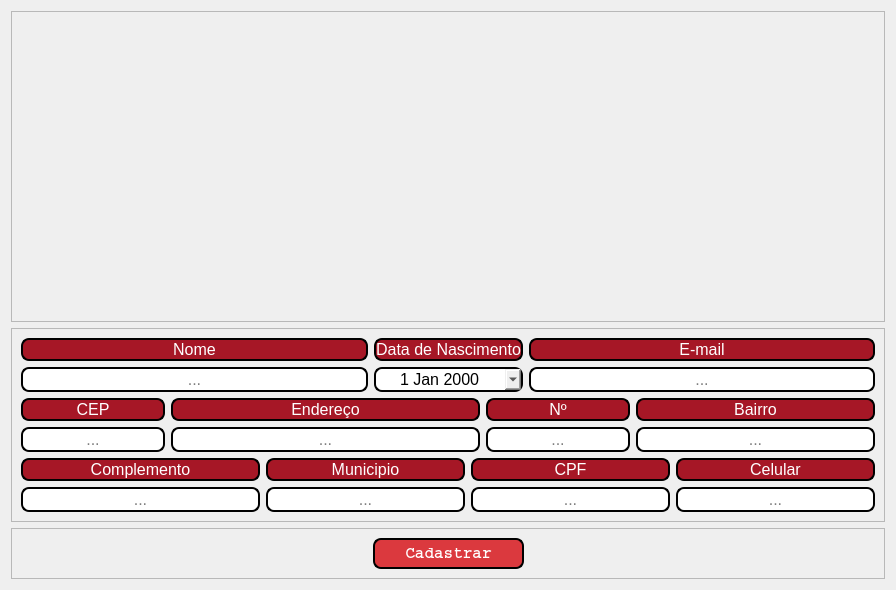
      <widget class="QWidget" name="cadastro">
       <layout class="QVBoxLayout" name="verticalLayout_16">
        <item>
         <widget class="QFrame" name="frame_4">
          <property name="sizePolicy">
           <sizepolicy hsizetype="Preferred" vsizetype="Preferred">
            <horstretch>0</horstretch>
            <verstretch>0</verstretch>
           </sizepolicy>
          </property>
          <property name="frameShape">
           <enum>QFrame::StyledPanel</enum>
          </property>
          <property name="frameShadow">
           <enum>QFrame::Raised</enum>
          </property>
          <layout class="QHBoxLayout" name="horizontalLayout_7">
           <item>
            <widget class="QLabel" name="label_5">
             <property name="minimumSize">
              <size>
               <width>291</width>
               <height>291</height>
              </size>
             </property>
             <property name="maximumSize">
              <size>
               <width>291</width>
               <height>291</height>
              </size>
             </property>
             <property name="text">
              <string/>
             </property>
             <property name="pixmap">
              <pixmap>logo2.png</pixmap>
             </property>
             <property name="scaledContents">
              <bool>true</bool>
             </property>
            </widget>
           </item>
           <item>
            <widget class="QLabel" name="label_4">
             <property name="maximumSize">
              <size>
               <width>16777215</width>
               <height>111</height>
              </size>
             </property>
             <property name="text">
              <string/>
             </property>
             <property name="pixmap">
              <pixmap>NOVO_CLIENTE.png</pixmap>
             </property>
             <property name="scaledContents">
              <bool>true</bool>
             </property>
            </widget>
           </item>
          </layout>
         </widget>
        </item>
        <item>
         <widget class="QFrame" name="frame_3">
          <property name="sizePolicy">
           <sizepolicy hsizetype="Preferred" vsizetype="Preferred">
            <horstretch>0</horstretch>
            <verstretch>0</verstretch>
           </sizepolicy>
          </property>
          <property name="frameShape">
           <enum>QFrame::StyledPanel</enum>
          </property>
          <property name="frameShadow">
           <enum>QFrame::Raised</enum>
          </property>
          <layout class="QVBoxLayout" name="verticalLayout_11">
           <item>
            <layout class="QHBoxLayout" name="horizontalLayout_5">
             <item>
              <layout class="QVBoxLayout" name="verticalLayout_15">
               <item>
                <widget class="QLabel" name="label_17">
                 <property name="font">
                  <font>
                   <pointsize>12</pointsize>
                  </font>
                 </property>
                 <property name="styleSheet">
                  <string notr="true">background-color: rgb(166, 23, 38);
border-radius: 8px;
color: rgb(255, 255, 255);
border-width: 2px;
border-color: black;
border-style: solid;
display: inline-block;</string>
                 </property>
                 <property name="text">
                  <string>Nome</string>
                 </property>
                 <property name="alignment">
                  <set>Qt::AlignCenter</set>
                 </property>
                </widget>
               </item>
               <item>
                <widget class="QLineEdit" name="le_nome">
                 <property name="minimumSize">
                  <size>
                   <width>309</width>
                   <height>21</height>
                  </size>
                 </property>
                 <property name="font">
                  <font>
                   <pointsize>12</pointsize>
                  </font>
                 </property>
                 <property name="styleSheet">
                  <string notr="true">border-width: 2px;
border-color: black;
border-style: solid;
display: inline-block;
border-radius: 8px</string>
                 </property>
                 <property name="alignment">
                  <set>Qt::AlignCenter</set>
                 </property>
                 <property name="placeholderText">
                  <string>...</string>
                 </property>
                </widget>
               </item>
              </layout>
             </item>
             <item>
              <layout class="QVBoxLayout" name="verticalLayout_8">
               <item>
                <widget class="QLabel" name="label_18">
                 <property name="font">
                  <font>
                   <pointsize>12</pointsize>
                  </font>
                 </property>
                 <property name="styleSheet">
                  <string notr="true">background-color: rgb(166, 23, 38);
border-radius: 8px;
color: rgb(255, 255, 255);
border-width: 2px;
border-color: black;
border-style: solid;
display: inline-block;</string>
                 </property>
                 <property name="text">
                  <string>Data de Nascimento</string>
                 </property>
                 <property name="alignment">
                  <set>Qt::AlignCenter</set>
                 </property>
                </widget>
               </item>
               <item>
                <widget class="QDateEdit" name="le_nascimento">
                 <property name="font">
                  <font>
                   <pointsize>12</pointsize>
                  </font>
                 </property>
                 <property name="styleSheet">
                  <string notr="true">border-width: 2px;
border-color: black;
border-style: solid;
display: inline-block;
border-radius: 8px</string>
                 </property>
                 <property name="alignment">
                  <set>Qt::AlignCenter</set>
                 </property>
                 <property name="calendarPopup">
                  <bool>true</bool>
                 </property>
                </widget>
               </item>
              </layout>
             </item>
             <item>
              <layout class="QVBoxLayout" name="verticalLayout_17">
               <item>
                <widget class="QLabel" name="label_19">
                 <property name="font">
                  <font>
                   <pointsize>12</pointsize>
                  </font>
                 </property>
                 <property name="styleSheet">
                  <string notr="true">background-color: rgb(166, 23, 38);
border-radius: 8px;
color: rgb(255, 255, 255);
border-width: 2px;
border-color: black;
border-style: solid;
display: inline-block;</string>
                 </property>
                 <property name="text">
                  <string>E-mail</string>
                 </property>
                 <property name="alignment">
                  <set>Qt::AlignCenter</set>
                 </property>
                </widget>
               </item>
               <item>
                <widget class="QLineEdit" name="le_email">
                 <property name="minimumSize">
                  <size>
                   <width>289</width>
                   <height>21</height>
                  </size>
                 </property>
                 <property name="font">
                  <font>
                   <pointsize>12</pointsize>
                  </font>
                 </property>
                 <property name="styleSheet">
                  <string notr="true">border-width: 2px;
border-color: black;
border-style: solid;
display: inline-block;
border-radius: 8px</string>
                 </property>
                 <property name="alignment">
                  <set>Qt::AlignCenter</set>
                 </property>
                 <property name="placeholderText">
                  <string>...</string>
                 </property>
                </widget>
               </item>
              </layout>
             </item>
            </layout>
           </item>
           <item>
            <layout class="QHBoxLayout" name="horizontalLayout_6">
             <item>
              <layout class="QVBoxLayout" name="verticalLayout_10">
               <item>
                <widget class="QLabel" name="label_30">
                 <property name="font">
                  <font>
                   <pointsize>12</pointsize>
                  </font>
                 </property>
                 <property name="styleSheet">
                  <string notr="true">background-color: rgb(166, 23, 38);
border-radius: 8px;
color: rgb(255, 255, 255);
border-width: 2px;
border-color: black;
border-style: solid;
display: inline-block;</string>
                 </property>
                 <property name="text">
                  <string>CEP</string>
                 </property>
                 <property name="alignment">
                  <set>Qt::AlignCenter</set>
                 </property>
                </widget>
               </item>
               <item>
                <widget class="QLineEdit" name="le_cep">
                 <property name="minimumSize">
                  <size>
                   <width>140</width>
                   <height>21</height>
                  </size>
                 </property>
                 <property name="font">
                  <font>
                   <pointsize>12</pointsize>
                  </font>
                 </property>
                 <property name="styleSheet">
                  <string notr="true">border-width: 2px;
border-color: black;
border-style: solid;
display: inline-block;
border-radius: 8px</string>
                 </property>
                 <property name="alignment">
                  <set>Qt::AlignCenter</set>
                 </property>
                 <property name="placeholderText">
                  <string>...</string>
                 </property>
                </widget>
               </item>
              </layout>
             </item>
             <item>
              <layout class="QVBoxLayout" name="verticalLayout_18">
               <item>
                <widget class="QLabel" name="label_20">
                 <property name="font">
                  <font>
                   <pointsize>12</pointsize>
                  </font>
                 </property>
                 <property name="styleSheet">
                  <string notr="true">background-color: rgb(166, 23, 38);
border-radius: 8px;
color: rgb(255, 255, 255);
border-width: 2px;
border-color: black;
border-style: solid;
display: inline-block;</string>
                 </property>
                 <property name="text">
                  <string>Endereço</string>
                 </property>
                 <property name="alignment">
                  <set>Qt::AlignCenter</set>
                 </property>
                </widget>
               </item>
               <item>
                <widget class="QLineEdit" name="le_endereo">
                 <property name="minimumSize">
                  <size>
                   <width>309</width>
                   <height>21</height>
                  </size>
                 </property>
                 <property name="font">
                  <font>
                   <pointsize>12</pointsize>
                  </font>
                 </property>
                 <property name="styleSheet">
                  <string notr="true">border-width: 2px;
border-color: black;
border-style: solid;
display: inline-block;
border-radius: 8px</string>
                 </property>
                 <property name="alignment">
                  <set>Qt::AlignCenter</set>
                 </property>
                 <property name="placeholderText">
                  <string>...</string>
                 </property>
                </widget>
               </item>
              </layout>
             </item>
             <item>
              <layout class="QVBoxLayout" name="verticalLayout">
               <item>
                <widget class="QLabel" name="label_23">
                 <property name="minimumSize">
                  <size>
                   <width>81</width>
                   <height>23</height>
                  </size>
                 </property>
                 <property name="font">
                  <font>
                   <pointsize>12</pointsize>
                  </font>
                 </property>
                 <property name="styleSheet">
                  <string notr="true">background-color: rgb(166, 23, 38);
border-radius: 8px;
color: rgb(255, 255, 255);
border-width: 2px;
border-color: black;
border-style: solid;
display: inline-block;</string>
                 </property>
                 <property name="text">
                  <string>Nº</string>
                 </property>
                 <property name="alignment">
                  <set>Qt::AlignCenter</set>
                 </property>
                </widget>
               </item>
               <item>
                <widget class="QLineEdit" name="le_numero">
                 <property name="minimumSize">
                  <size>
                   <width>81</width>
                   <height>25</height>
                  </size>
                 </property>
                 <property name="font">
                  <font>
                   <pointsize>12</pointsize>
                  </font>
                 </property>
                 <property name="styleSheet">
                  <string notr="true">border-width: 2px;
border-color: black;
border-style: solid;
display: inline-block;
border-radius: 8px</string>
                 </property>
                 <property name="alignment">
                  <set>Qt::AlignCenter</set>
                 </property>
                 <property name="placeholderText">
                  <string>...</string>
                 </property>
                </widget>
               </item>
              </layout>
             </item>
             <item>
              <layout class="QVBoxLayout" name="verticalLayout_25">
               <item>
                <widget class="QLabel" name="label_27">
                 <property name="font">
                  <font>
                   <pointsize>12</pointsize>
                  </font>
                 </property>
                 <property name="styleSheet">
                  <string notr="true">background-color: rgb(166, 23, 38);
border-radius: 8px;
color: rgb(255, 255, 255);
border-width: 2px;
border-color: black;
border-style: solid;
display: inline-block;</string>
                 </property>
                 <property name="text">
                  <string>Bairro</string>
                 </property>
                 <property name="alignment">
                  <set>Qt::AlignCenter</set>
                 </property>
                </widget>
               </item>
               <item>
                <widget class="QLineEdit" name="le_bairro">
                 <property name="minimumSize">
                  <size>
                   <width>239</width>
                   <height>21</height>
                  </size>
                 </property>
                 <property name="font">
                  <font>
                   <pointsize>12</pointsize>
                  </font>
                 </property>
                 <property name="styleSheet">
                  <string notr="true">border-width: 2px;
border-color: black;
border-style: solid;
display: inline-block;
border-radius: 8px</string>
                 </property>
                 <property name="alignment">
                  <set>Qt::AlignCenter</set>
                 </property>
                 <property name="placeholderText">
                  <string>...</string>
                 </property>
                </widget>
               </item>
              </layout>
             </item>
            </layout>
           </item>
           <item>
            <layout class="QHBoxLayout" name="horizontalLayout_8">
             <item>
              <layout class="QVBoxLayout" name="verticalLayout_22">
               <item>
                <widget class="QLabel" name="label_25">
                 <property name="font">
                  <font>
                   <pointsize>12</pointsize>
                  </font>
                 </property>
                 <property name="styleSheet">
                  <string notr="true">background-color: rgb(166, 23, 38);
border-radius: 8px;
color: rgb(255, 255, 255);
border-width: 2px;
border-color: black;
border-style: solid;
display: inline-block;</string>
                 </property>
                 <property name="text">
                  <string>Complemento</string>
                 </property>
                 <property name="alignment">
                  <set>Qt::AlignCenter</set>
                 </property>
                </widget>
               </item>
               <item>
                <widget class="QLineEdit" name="le_complemento">
                 <property name="minimumSize">
                  <size>
                   <width>239</width>
                   <height>21</height>
                  </size>
                 </property>
                 <property name="font">
                  <font>
                   <pointsize>12</pointsize>
                  </font>
                 </property>
                 <property name="styleSheet">
                  <string notr="true">border-width: 2px;
border-color: black;
border-style: solid;
display: inline-block;
border-radius: 8px</string>
                 </property>
                 <property name="alignment">
                  <set>Qt::AlignCenter</set>
                 </property>
                 <property name="placeholderText">
                  <string>...</string>
                 </property>
                </widget>
               </item>
              </layout>
             </item>
             <item>
              <layout class="QVBoxLayout" name="verticalLayout_19">
               <item>
                <widget class="QLabel" name="label_21">
                 <property name="font">
                  <font>
                   <pointsize>12</pointsize>
                  </font>
                 </property>
                 <property name="styleSheet">
                  <string notr="true">background-color: rgb(166, 23, 38);
border-radius: 8px;
color: rgb(255, 255, 255);
border-width: 2px;
border-color: black;
border-style: solid;
display: inline-block;</string>
                 </property>
                 <property name="text">
                  <string>Municipio</string>
                 </property>
                 <property name="alignment">
                  <set>Qt::AlignCenter</set>
                 </property>
                </widget>
               </item>
               <item>
                <widget class="QLineEdit" name="le_municipio">
                 <property name="minimumSize">
                  <size>
                   <width>140</width>
                   <height>21</height>
                  </size>
                 </property>
                 <property name="font">
                  <font>
                   <pointsize>12</pointsize>
                  </font>
                 </property>
                 <property name="styleSheet">
                  <string notr="true">border-width: 2px;
border-color: black;
border-style: solid;
display: inline-block;
border-radius: 8px</string>
                 </property>
                 <property name="alignment">
                  <set>Qt::AlignCenter</set>
                 </property>
                 <property name="placeholderText">
                  <string>...</string>
                 </property>
                </widget>
               </item>
              </layout>
             </item>
             <item>
              <layout class="QVBoxLayout" name="verticalLayout_24">
               <item>
                <widget class="QLabel" name="label_26">
                 <property name="font">
                  <font>
                   <pointsize>12</pointsize>
                  </font>
                 </property>
                 <property name="styleSheet">
                  <string notr="true">background-color: rgb(166, 23, 38);
border-radius: 8px;
color: rgb(255, 255, 255);
border-width: 2px;
border-color: black;
border-style: solid;
display: inline-block;</string>
                 </property>
                 <property name="text">
                  <string>CPF</string>
                 </property>
                 <property name="alignment">
                  <set>Qt::AlignCenter</set>
                 </property>
                </widget>
               </item>
               <item>
                <widget class="QLineEdit" name="le_cpf">
                 <property name="minimumSize">
                  <size>
                   <width>140</width>
                   <height>21</height>
                  </size>
                 </property>
                 <property name="font">
                  <font>
                   <pointsize>12</pointsize>
                  </font>
                 </property>
                 <property name="styleSheet">
                  <string notr="true">border-width: 2px;
border-color: black;
border-style: solid;
display: inline-block;
border-radius: 8px</string>
                 </property>
                 <property name="alignment">
                  <set>Qt::AlignCenter</set>
                 </property>
                 <property name="placeholderText">
                  <string>...</string>
                 </property>
                </widget>
               </item>
              </layout>
             </item>
             <item>
              <layout class="QVBoxLayout" name="verticalLayout_21">
               <item>
                <widget class="QLabel" name="label_24">
                 <property name="font">
                  <font>
                   <pointsize>12</pointsize>
                  </font>
                 </property>
                 <property name="styleSheet">
                  <string notr="true">background-color: rgb(166, 23, 38);
border-radius: 8px;
color: rgb(255, 255, 255);
border-width: 2px;
border-color: black;
border-style: solid;
display: inline-block;</string>
                 </property>
                 <property name="text">
                  <string>Celular</string>
                 </property>
                 <property name="alignment">
                  <set>Qt::AlignCenter</set>
                 </property>
                </widget>
               </item>
               <item>
                <widget class="QLineEdit" name="le_celular">
                 <property name="minimumSize">
                  <size>
                   <width>140</width>
                   <height>21</height>
                  </size>
                 </property>
                 <property name="font">
                  <font>
                   <pointsize>12</pointsize>
                  </font>
                 </property>
                 <property name="styleSheet">
                  <string notr="true">border-width: 2px;
border-color: black;
border-style: solid;
display: inline-block;
border-radius: 8px</string>
                 </property>
                 <property name="alignment">
                  <set>Qt::AlignCenter</set>
                 </property>
                 <property name="placeholderText">
                  <string>...</string>
                 </property>
                </widget>
               </item>
              </layout>
             </item>
            </layout>
           </item>
          </layout>
         </widget>
        </item>
        <item>
         <widget class="QFrame" name="frame_5">
          <property name="frameShape">
           <enum>QFrame::StyledPanel</enum>
          </property>
          <property name="frameShadow">
           <enum>QFrame::Raised</enum>
          </property>
          <layout class="QVBoxLayout" name="verticalLayout_9">
           <item>
            <layout class="QHBoxLayout" name="horizontalLayout_9">
             <item>
              <widget class="QLabel" name="label_7">
               <property name="text">
                <string/>
               </property>
              </widget>
             </item>
             <item>
              <widget class="QPushButton" name="bt_cadastrar">
               <property name="minimumSize">
                <size>
                 <width>151</width>
                 <height>31</height>
                </size>
               </property>
               <property name="maximumSize">
                <size>
                 <width>151</width>
                 <height>31</height>
                </size>
               </property>
               <property name="font">
                <font>
                 <family>Courier</family>
                 <pointsize>12</pointsize>
                 <weight>75</weight>
                 <bold>true</bold>
                </font>
               </property>
               <property name="cursor">
                <cursorShape>PointingHandCursor</cursorShape>
               </property>
               <property name="styleSheet">
                <string notr="true">QPushButton{

background-color: rgb(219, 57, 62);
border-radius: 8px;
color: rgb(255, 255, 255);
border-width: 2px;
border-color: black;
border-style: solid;
display: inline-block;
}

QPushButton:hover{

	
	background-color: rgb(77, 11, 17);
	
	color: rgb(255, 255, 255);

}</string>
               </property>
               <property name="text">
                <string>Cadastrar</string>
               </property>
              </widget>
             </item>
             <item>
              <widget class="QLabel" name="label_8">
               <property name="text">
                <string/>
               </property>
              </widget>
             </item>
            </layout>
           </item>
          </layout>
         </widget>
        </item>
       </layout>
      </widget>
